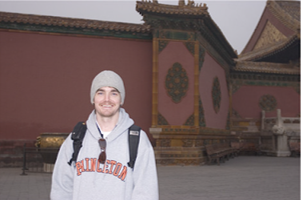
#> input picture data/input/peter_f.png, 301 x 200 px, given in place of arthas_i.JPG, which was not available
$ python main.py
#> lines starting #> are read from the running program, lines starting #| are printed output that depends on the picture; after the words box and inside, x2 and y2 are one past the last pixel; in counts of white or black regions, pixels touching at a corner belong together; long printed decimals are rounded; pictures that were not available may be replaced by others from this repository, and a replacement may not be noted
### src/helper.py
from hashlib import sha3_256
import cv2
import numpy as np
import matplotlib.pyplot as plt
from matplotlib.colors import LightSource
import math
import scipy
import skimage
import os
import glob

def readimage_int(path):
    return cv2.imread(path).astype(np.int32)

def readimage(path):
    return cv2.imread(path).astype(np.float32) / 255.0

def writeimage(path, image):
    return cv2.imwrite(path, (np.clip(image,0,1) * 255).astype(np.uint8))

def crop(r, I):
    return I[r[0]:r[1], r[2]:r[3]]

def convert(image):
    return cv2.cvtColor(image,cv2.COLOR_BGR2RGB)

def gray(image):
    return cv2.cvtColor(image, cv2.COLOR_BGR2GRAY)

def showimage(image, cm='gray'):
    plt.imshow(convert(image), cmap=cm)
    plt.show()

def showimage_raw(image, cm='gray'):
    plt.imshow(image, cmap=cm)
    plt.show()

# [4 lines left out: function showmaker, not called in this run]

inputpath = '../data/input/'
outputpath = '../data/output/'

### src/main.py
from matplotlib.pyplot import show
from helper import *

# foreground energy computation given label x and ratio r
def E_f(x, r, lamb = 0.2):
    return (1 - x) * (np.maximum(r, lamb) - lamb)/ (1 - lamb)

# background energy computation given label x and probability matrix p
def E_m(x, p):
    return x * (2 * np.maximum(p, 0.5) - 1)

def foreground(nf_color, f_color):
    nf = gray(nf_color)
    f = gray(f_color)
    dim = np.shape(f)
    print(dim)

    numbins = 16
    eps = 1e-3

    nf_hist, range_val = np.histogram(nf, bins=numbins, range=(0, 1))
    f_hist, _ = np.histogram(f, bins=numbins, range=(0, 1))

    # print(nf_hist)
    # print(f_hist)
    # print(range_val)
    step = range_val[1]
    ids_nf = ((nf - eps)/step).astype(int)
    ids_f = ((f - eps)/step).astype(int)
    h_nf = nf_hist[ids_nf.reshape(1,-1)].reshape(dim)
    h_f = f_hist[ids_f.reshape(1,-1)].reshape(dim)


    # [9 lines of commented-out code are left out]

    r_f = np.maximum((h_f - h_nf), 0)/(h_f)
    r_nf = np.maximum((h_nf - h_f), 0)/(h_nf)

    writeimage(outputpath + "arthas_nf_ratio.png", r_nf)
    writeimage(outputpath + "arthas_f_ratio.png", r_f)
    # [4 lines of commented-out code are left out]
    return r_nf, r_f


def background(nf_color, f_color, sigma=0.1):

    nf = gray(nf_color)
    f = gray(f_color)
    dim = np.shape(f)
    flow = cv2.calcOpticalFlowFarneback(nf, f, None, 0.5, 3, 15, 3, 5, 1.2, 0)

    dy = flow[..., 0] * flow.shape[0]
    dx = flow[..., 1] * flow.shape[1]

    y,x = np.indices(dim)
    ny,nx = (y + dy + 0.5).astype(np.int32), (x + dx + 0.5).astype(np.int32)

    I_diff = f[ny,nx] - nf

    mu = np.mean(I_diff)
    sigma_b = np.log(2)/sigma/sigma/9
    p = np.exp(-sigma_b * (I_diff - mu) * (I_diff - mu))

    # showimage(p)
    #showmaker(p)

    return p


    # [18 lines of commented-out code are left out]

def solve(r, p, gamma_f = 10, gamma_m = 10):
    def compute_E_d(x):
        return gamma_f * E_f(x, r) + gamma_m * E_m(x, p)
    E_0,E_1 = compute_E_d(0),compute_E_d(1)
    E_min = np.minimum(E_0, E_1)
    label = (E_1 == E_min)
    return label

def post_process(I, mask):
    print("labeled ratio: ", np.sum(mask)/np.sum(mask == mask))
    B,G,R = I[...,0],I[...,1],I[...,2]
    B = (B * mask) + 1.0 * (1 - mask) # blue hue
    G = G * mask
    R = R * mask
    res = np.dstack([B,G,R])
    # print(res.dtype)
    return res.astype(np.float32)


def main():
    prefix,suffix = 'arthas','JPG'
    # prefix,suffix = 'peter','png'
    nf = readimage(inputpath + prefix + '_i.'+ suffix)
    f = readimage(inputpath + prefix + '_f.'+ suffix)
#> call 2 of readimage, with path = '../data/input/arthas_f.JPG'
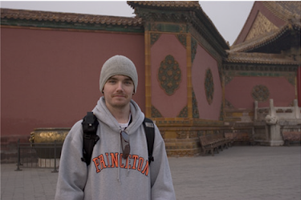
#> input picture data/input/peter_i.png, 301 x 200 px, given in place of arthas_f.JPG, which was not available

    # global parameters
    cp_factor = 1.2  #increase contrast
    sigma = 0.10    #background probability distribution standard deviation
    gamma_f = 14    #weight of the foreground energy term
    gamma_m = 7    #weight of the background energy term

    # nf_int = readimage_int(inputpath + prefix + '_i.'+ suffix)
    # f_int = readimage_int(inputpath + prefix + '_i.'+ suffix)

    onf = np.clip(nf * cp_factor, 0, 1)
    of = np.clip(f * cp_factor, 0, 1)
    # showimage(nf)

    # downsample
    # nf = nf[::4,::4]
    # f = f[::4, ::4]

    r_nf,r_f = foreground(onf,of)
#> in gray (call 2), `return cv2.cvtColor(image, cv2.COLOR_BGR2GRAY)`:
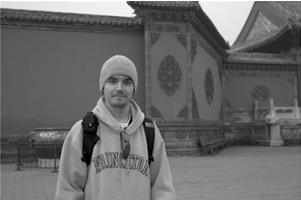
#> returned value: shape (200, 301) float32; min 0, max 1, mean 0.414
#| (200, 301)
#> in foreground, `nf_hist, range_val = np.histogram(nf, bins=numbins, range=(0, 1))`: nf_hist = [1, 18, 876, 4548, 7830, 12312, 13516, 3798, 4157, 421, 391, 503, 509, 1046, 4595, 5679]; range_val = 17 values from 0 to 1
#> in foreground, `f_hist, _ = np.histogram(f, bins=numbins, range=(0, 1))`: f_hist = [334, 383, 2168, 4947, 7437, 12621, 11525, 4889, 7771, 3500, 1053, 307, 141, 150, 2084, 890]
#> in foreground, `step = range_val[1]`: step = 0.0625
#> in foreground, `ids_nf = ((nf - eps)/step).astype(int)`: ids_nf: shape (200, 301) int64; 16 distinct labels, from 0 to 15
#> in foreground, `h_nf = nf_hist[ids_nf.reshape(1,-1)].reshape(dim)`:
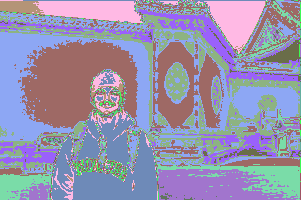
#> h_nf: shape (200, 301) int64; 16 distinct labels, from 1 to 13516; one colour per label, 0 black
    p = background(onf,of, sigma)
#> in background, `ny,nx = (y + dy + 0.5).astype(np.int32), (x + dx + 0.5).astype(np.int32)`:
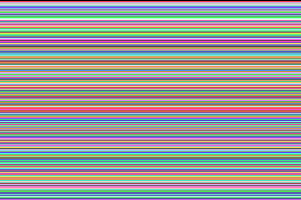
#> ny: shape (200, 301) int32; 200 distinct labels, from 0 to 199; one colour per label, 0 black
#> in background, `I_diff = f[ny,nx] - nf`:
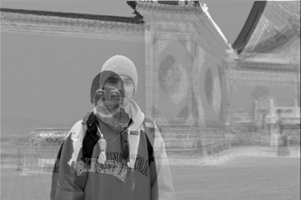
#> I_diff: shape (200, 301) float32; min -1, max 0.667, mean -0.0663; drawn with min black and max white
#> in background, `mu = np.mean(I_diff)`: mu = -0.0663

    label_nf = solve(r_nf, p, gamma_f, gamma_m)
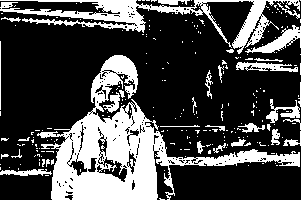
#> label_nf: shape (200, 301) bool; 28.5% white; 231 white regions (200 under 20 px), largest, box (x1, y1, x2, y2) and area: (37, 55, 300, 200) 10150, (0, 0, 300, 54) 3618, (245, 25, 301, 53) 527
    label_f = solve(r_f, p,gamma_f, gamma_m)
#> label_f: shape (200, 301) bool; 22.3% white; 276 white regions (251 under 20 px), largest, box (x1, y1, x2, y2) and area: (38, 71, 160, 200) 7884, (157, 0, 301, 200) 2158, (0, 1, 145, 24) 856


    final_f = post_process(f, label_f)
#| labeled ratio:  0.2234
    final_nf = post_process(nf, label_nf) * cp_factor
#| labeled ratio:  0.2854

    writeimage(outputpath + 'arthas_final_f_{:.1f}_{:.2f}_{:d}_{:d}.{:s}'.format(cp_factor, sigma, gamma_f, gamma_m,suffix), final_f)
    writeimage(outputpath + 'arthas_final_nf_{:.1f}_{:.2f}_{:d}_{:d}.{:s}'.format(cp_factor, sigma, gamma_f, gamma_m,suffix), final_nf)
#> in writeimage (call 4), `return cv2.imwrite(path, (np.clip(image,0,1) * 255).astype(np.uint8))`:
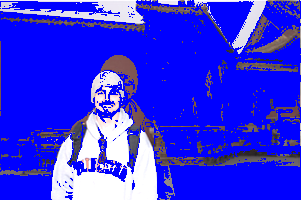
#> saved as arthas_final_nf_1.2_0.10_14_7.JPG: shape (200, 301, 3); mean B, G, R 230.2, 47.8, 51.1


# a = np.array([(2,3),(5,4)])
# print(a, np.max(a))
main()
